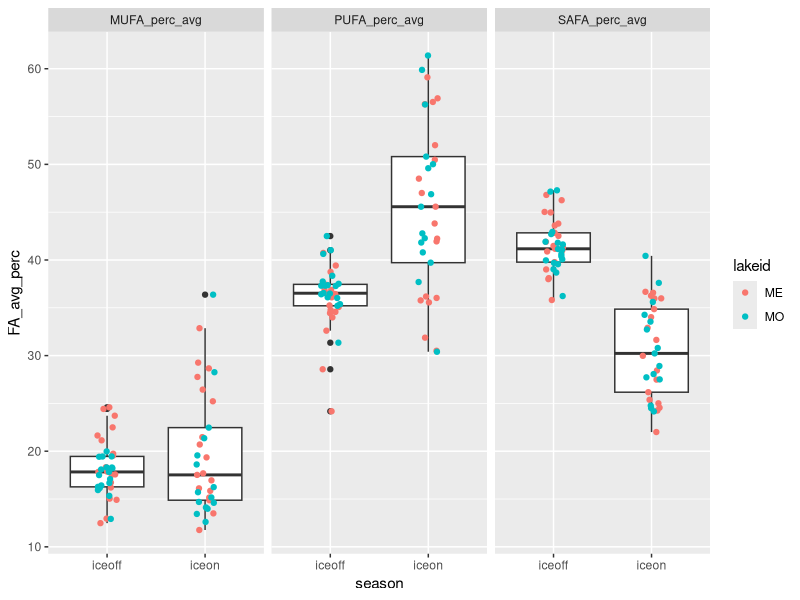
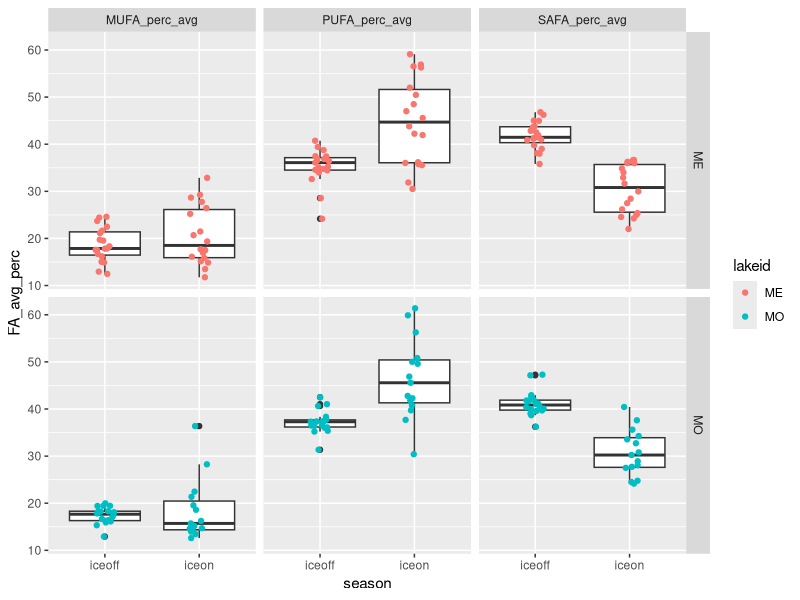
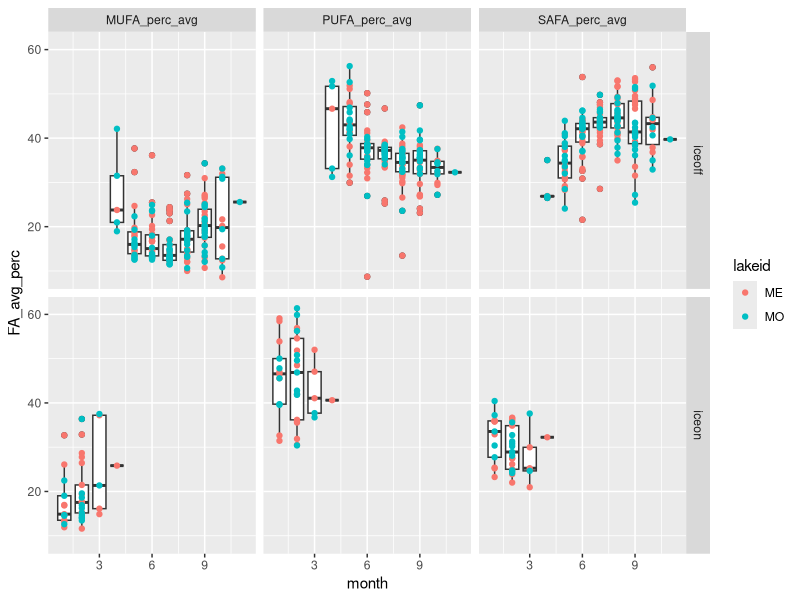
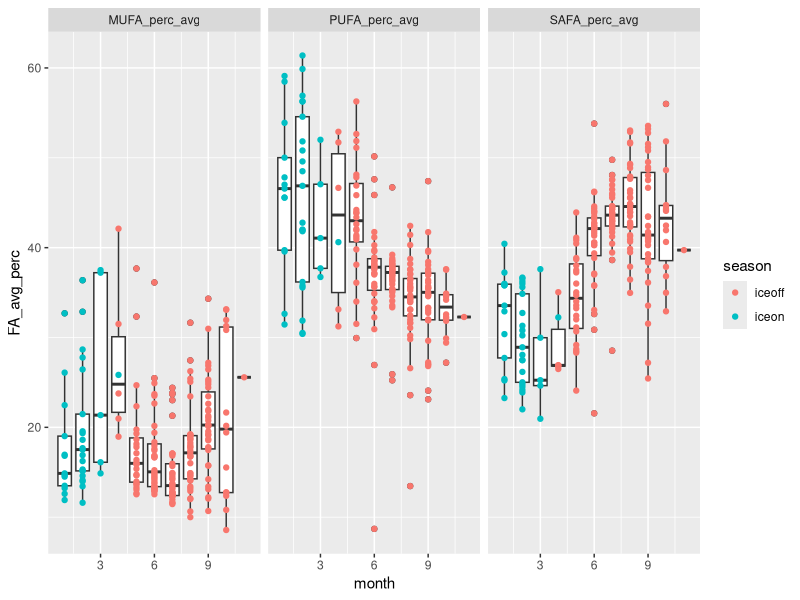
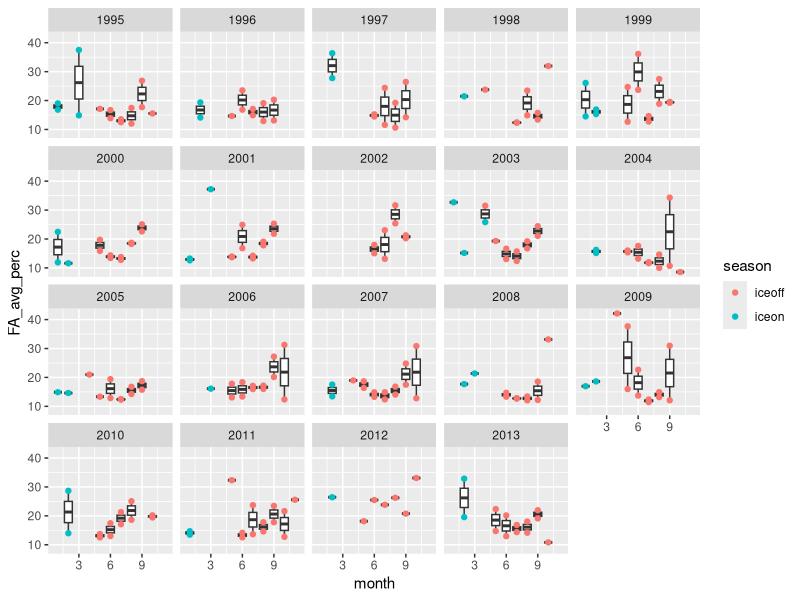
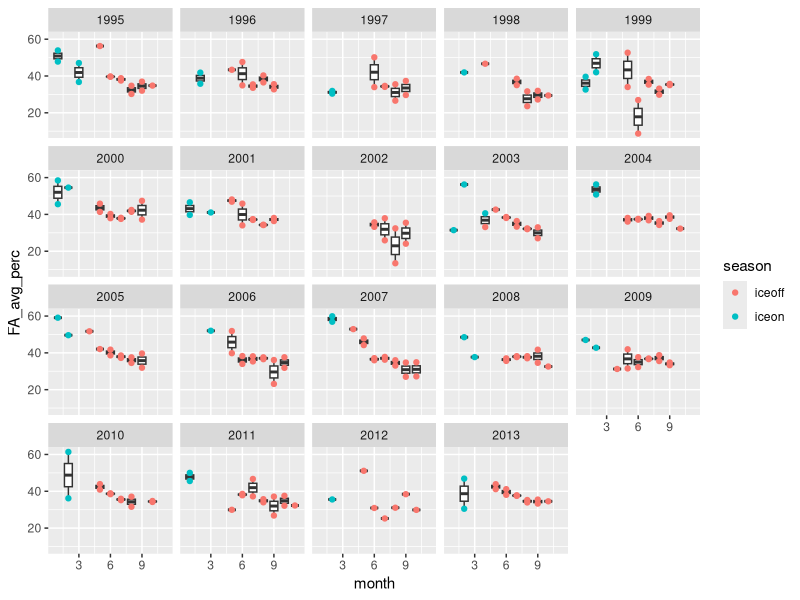
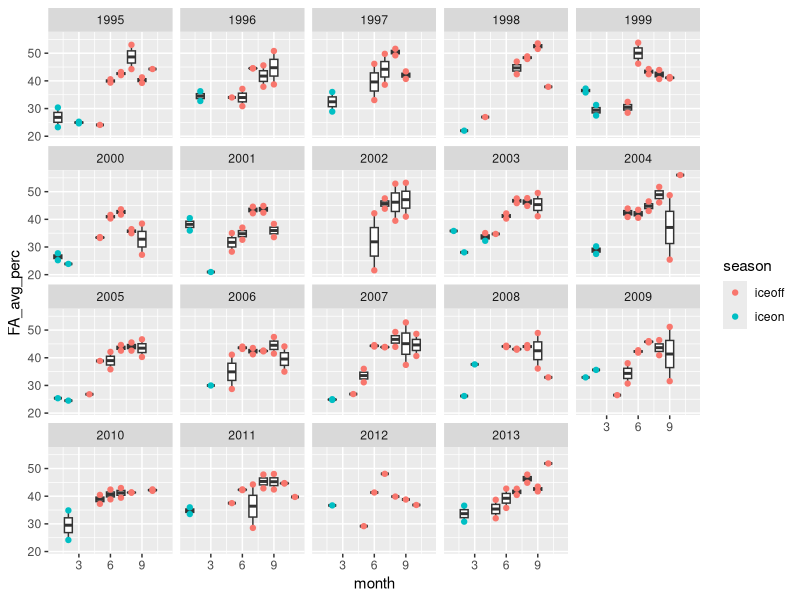

Write R code to recreate these figures, in order.
# ============================================================== #
## ========================= OVERVIEW ========================= ##
# ============================================================== #

# Looking at iceon/iceoff community FA profiles
# Only using Lakes Mendota and Monona from LTER,
# as they have equivalent iceon/iceoff paired data
# Using AG PLoS paper FA dataset, with some aggregation/crosswalking
# to match LTER data.

# ============================================================== #
## =================== DATA WRANGLING STEPS =================== ##
# ============================================================== #

# 1) LTER data - read in, format dates, keep only ME/MO
# 2) read in iceon/iceoff data (ecology letters paper)
# 3) tag LTER data with season, keep only iceon/iceoff
# 4) aggregate LTER samples to month (mean taxa biomass by lake/year/month)
# 5) identify genera <5% of any sample - remove these genera
# 6) calculate dry weight (20% of wet weight)
# 7) read in FA PLoS data - keep freshwater, proportion data
# --> 7.5) fix FA/LTER group/division matches (see crosswalk.xlsx)
# 8) aggregate FA to genus and division level profiles
# 9) aggregate biomass to genus level
# 10) tag LTER data with whether has matching division/Group or genus in FA data
# 11) merge LTER with FA data (genus, division, NA matches)
# 12) weight FA data by biomass dry weight / total biomass 
#     (genus-level FA, independent of biomass)
# 13) aggregated weighted to community level 



# ============================================================== #
## ====================== SCRIPT BEGINS ======================= ##
# ============================================================== #

#load packages
library(dplyr)
library(reshape2)
library(tidyr)
library(lubridate)
library(vegan)
library(RColorBrewer)
library(ggplot2)

# ============================================================================
# ----> read in LTER phyto data

#read in, format dates so can stack ok 

madison <- read.csv("../Data/ntl88_v7.csv", stringsAsFactors = FALSE) %>% 
  mutate(date = as.Date(sampledate, format = "%m/%d/%Y")) %>% 
  select(-sampledate)

#only madison lakes have matching iceon/iceoff data
lter_lakes <- madison %>% 
  filter(lakeid %in% c("MO", "ME"))

#keep only necessary files
lter_lakes <- lter_lakes %>% 
  mutate(month = month(date),
         year = year(date)) %>% 
  select(lakeid, year, month, date, sta, depth_range, 
         division, genus, taxa_name, biomass_conc)

#=============================================================================
# ----> read in under ice data, for ice on/off timing
seasons_orig <- read.csv("../Data/under_ice_data.csv", stringsAsFactors = FALSE)

#keep only wisconsin, cols of interest, make start and end full dates
seasons_wisc <- seasons_orig %>% 
  filter(lakeregloc == "Wisconsin") %>% 
  select(year, season, lakename, lakeregloc, 
         startday, startmonth, startyear, 
         endday, endmonth, endyear) %>% #, 
  #iceduration, periodn, photicdepth, 
  #icedepth, snowdepth, airtemp) %>% 
  mutate(startmonum = match(startmonth, month.abb),
         endmonum = match(endmonth, month.abb)) %>% 
  mutate(startdate = paste(startyear, startmonum, startday, sep = "-"),
         enddate = paste(endyear, endmonum, endday, sep = "-"))

#unique(seasons_wisc$lakename)
#unique(lter_lakes$lakeid) %>% sort()

#make lakeid to match
seasons_lakes <- seasons_wisc %>% 
  mutate(lakeid = ifelse(lakename == "Lake Mendota", "ME", NA),
         lakeid = ifelse(lakename == "Lake Monona", "MO", lakeid)) %>% 
  select(season, lakeid, year, startdate, enddate) %>% 
  filter(lakeid %in% c("ME", "MO"))

# Note: we are losing the 2014/2015/2016 data by using this to subset
# we may want to go back to raw LTER ice data to get 2014/2015/2016 iceon/iceoff dates

#=============================================================================
# ----> LTER ice duration data (for seasons)

#this gets the ice, but we don't have the summer stratified period
#(which is problematic...)

#read in LTER ice duration data
duration <- read.csv("../Data/ntl33_v4.csv", stringsAsFactors = FALSE)

#look like what we need
head(duration)

#keep only relevant info
duration_relevant <- duration %>%
  #only interested in Mendota, Monona
  filter(lakeid %in% c("ME", "MO")) %>% 
  #can narrow down year range
  filter(year4 >= 1990)

#not sure what to do about this

#=============================================================================
# ----> tag data with season

lter_dates_only <- lter_lakes %>% 
  select(lakeid, year, date) %>% 
  unique() %>% 
  rename(sample_year = year) %>% 
  arrange(lakeid, sample_year)

#make seasons wide format to can have column "start", "sample", and "end" dates
seasons_lakes_wide <- seasons_lakes %>% 
  melt(id.vars = c("lakeid", "year", "season"), variable.name = "category", value.name = "date") %>% 
  mutate(seasons_category = paste(season, category, sep = "_")) %>% 
  select(-season, -category) %>% 
  dcast(lakeid + year ~ seasons_category, value.var = "date") %>% 
  rename(winter_yr = year) %>% 
  select(lakeid, winter_yr, iceon_startdate, iceon_enddate, iceoff_startdate, iceoff_enddate)

#we're only interested in iceon/iceoff
#(looking at ice vs stratified patterns in FA)

lter_seasons_pre <- merge(lter_dates_only, seasons_lakes_wide,
                      by = c("lakeid"), all.x = TRUE) %>% 
  #tag seasons with iceon/iceoff (NA if not fall within start/end dates)
  mutate(season = ifelse(date >= iceon_startdate & date <= iceon_enddate, "iceon", NA),
         season = ifelse(date >= iceoff_startdate & date <= iceoff_enddate, "iceoff", season)) %>% 
  #keep only samples that fall within iceon or iceoff
  filter(!is.na(season))

#merge back to full lter data
lter_seasons <- lter_seasons_pre %>% 
  #group things by *winter* year
  select(lakeid, date, winter_yr, season) %>% 
  merge(lter_lakes, by = c("lakeid", "date")) %>% 
  select(-year)

#=============================================================================
# ----> aggregate samples to month

#aggregate to month within *winter* year and lake (ignore station and depth for now)
#since ignoring "other" seasons, shouldn't have issue of sample dates across seasons

#using mean since some dates have multiple samples per month, while others have one or none
#using averages to account for multiple within-month samples, make comparable

lter_month <- lter_seasons %>% 
  #monthly taxa mean biomass (across stations and depth)
  group_by(lakeid, winter_yr, season, month, division, genus, taxa_name) %>% 
  summarize(biomass_ww_m = mean(biomass_conc, na.rm = TRUE)) %>% 
  as.data.frame()

#check out number of years
# lter_month %>% 
#   select(lakeid, winter_yr, season) %>% 
#   group_by(lakeid, season) %>% 
#   summarize(n = n_distinct(winter_yr))


#========================================================================
# ----> identify <5% of samples

#identify contributors (genus-level) <5% of any sample any date (within lake)
#use wet weight (shouldn't matter)

#find contributions to biomass, in terms of %
lter_contribs <- lter_month %>% 
  #for each lake/year/month, find total biomass
  group_by(lakeid, winter_yr, month) %>% 
  mutate(total_bm = sum(biomass_ww_m)) %>% 
  ungroup() %>% 
  #for lake/date, find genus biomass
  group_by(lakeid, winter_yr, month, genus) %>% 
  mutate(genus_bm = sum(biomass_ww_m)) %>% 
  as.data.frame() %>% 
  select(-taxa_name, -biomass_ww_m) %>% 
  #find percent genus biomass of total biomass
  mutate(perc_genus_bm = genus_bm / total_bm * 100) %>% 
  ungroup()  

#find genera that are ever over 5% of a sample BY LAKE
lter_high_contrib <- lter_contribs %>% 
  filter(perc_genus_bm >= 0.05)

lter_high_contrib_genera <- lter_high_contrib %>% 
  select(lakeid, genus) %>% 
  unique() %>% 
  arrange(lakeid, genus) %>% 
  mutate(high_p = "present")

#find genera that are NOT ever over 5% of a sample
lter_low_contrib <- lter_contribs %>% 
  filter(perc_genus_bm < 0.05) 

lter_low_contrib_genera <- lter_low_contrib %>% 
  select(lakeid, genus) %>% 
  unique() %>% 
  arrange(lakeid, genus) %>% 
  mutate(low_p = "present")

#merge, keep ones that are present in low and not in high
#(i.e., those that are never >=5% of a sample)
lter_remove_5 <- merge(lter_high_contrib_genera, lter_low_contrib_genera,
                       by = c("lakeid", "genus"), all = TRUE) %>% 
  #these are ones that are never >=5% of a lake sample
  filter(low_p == "present" & is.na(high_p))


#========================================================================
# ----> LTER after removals of low contributors

#by lake/date - total genus biomass AFTER remove low contribs
lter_after_remove <- lter_month %>% 
  #remove low contributors by lake and genus
  filter( !((lakeid %in% lter_remove_5$lakeid) & (genus %in% lter_remove_5$genus)) ) 

#add a dry weight biomass column
lter_use <- lter_after_remove %>% 
  mutate(biomass_dw = 0.20 * biomass_ww_m)


#========================================================================
# ----> read in fatty acid profiles

# read in PLoS fatty acid dataset
fa <- read.csv("../Data/PLoS_supp/S1_Dataset.csv", stringsAsFactors = FALSE)

#only want freshwater
#fa %>% group_by(Salinity) %>% summarize(n = length(Salinity))
fa_fresh <- filter(fa, Salinity == 0)

#want only proportion data
fa_fresh_prop <- filter(fa_fresh, Data == "prop")

#for now, we don't care about the experimental info
fa_fresh_prop_small <- fa_fresh_prop %>% 
  select(Group, Class, Order, Genus, species,
         sumSAFA, sumMUFA, sumPUFA,
         c18.2w6, c18.3w6, c18.3w3,
         c18.4w3, c18.5w3, 
         c20.4w6, c20.5w3, c22.6w3)

#========================================================================
# ----> fix FA/LTER group/division matches

#existing matches: Chlorophyta, Cryptophyta, Rhodophyta

#make match at group/division level: 
#   Cyanobacteria (FA) = Cyanophyta (LTER)
#   Dinophyta (FA) = Pyrrhophyta (LTER)
#   Euglenozoa (FA) = Euglenophyta (LTER)

#match division to non-group
#   Chrysophyta (LTER) = class Chrysophyceae (FA)
#   Xanthophyta (LTER) = class Xanthophyceae (FA)
#   Haptophyta (LTER) = genus Chromulina (FA)
#   Bacillariophyta (LTER) = average of classes 
#                 Bacillariophyceae, Fragilariophyceae, Coscinodiscophyceae (FA)
#       [Bacillariophyta is multiple classes - for these 3 classes, find average FA profile]

fa_fix <- fa_fresh_prop_small %>% 
  #first, match at group level
  mutate(GroupDiv = ifelse(Group == "Cyanobacteria", "Cyanophyta", Group),
         GroupDiv = ifelse(Group == "Dinophyta", "Pyrrhophyta", GroupDiv),
         GroupDiv = ifelse(Group == "Euglenozoa", "Euglenophyta", GroupDiv),
         #match at single class level
         GroupDiv = ifelse(Class == "Chrysophyceae", "Chrysophyta", GroupDiv),
         GroupDiv = ifelse(Class == "Xanthophyceae", "Xanthophyta", GroupDiv),
         #match at genus level
         GroupDiv = ifelse(Genus == "Chromulina", "Haptophyta", GroupDiv),
         #Bacillariophyta is multiple classes
         GroupDiv = ifelse(Class %in% c("Bacillariophyceae", "Fragilariophyceae", "Coscinodiscophyceae"),
                           "Bacillariophyta", GroupDiv))

# fa_fix %>% select(Group, GroupDiv) %>% unique()
# fa_fix %>% filter(GroupDiv %in% c("Bacillariophyta", "Xanthophyta")) %>% select(Group, Class, GroupDiv) %>% unique()
# fa_fix %>% filter(GroupDiv == "Haptophyta") %>% select(Group, Class, Genus, GroupDiv) %>% unique()
# #yes, works as it should


#========================================================================
# ----> tag LTER data with whether matching genus/division in FA data

lter_fa_tag <- lter_use %>%
  #tag at which level it matches
  #not that groupdiv level is a combination of groups/classes/genus
  mutate(cat = ifelse(division %in% fa_fix$GroupDiv, "groupdiv", NA)) %>%
  mutate(cat = ifelse(genus %in% fa_fix$Genus, "genus", cat))

tags <- lter_fa_tag %>% select(division, genus, cat) %>% unique()

# unique(fa_fix$GroupDiv) %>% sort()
# unique(lter_use$division) %>% sort()


#========================================================================
# ----> find FA genus and division-level profiles

#within genus, what's the average FA profile
fa_genus <- fa_fix %>% 
  group_by(GroupDiv, Genus) %>% 
  summarize(gen_avg_sumSAFA = mean(sumSAFA),
            gen_avg_sumMUFA = mean(sumMUFA),
            gen_avg_sumPUFA = mean(sumPUFA),
            gen_avg_c18.2w6 = mean(c18.2w6),
            gen_avg_c18.3w6 = mean(c18.3w6),
            gen_avg_c18.3w3 = mean(c18.3w3),
            gen_avg_c18.4w3 = mean(c18.4w3),
            gen_avg_c18.5w3 = mean(c18.5w3),
            gen_avg_c20.4w6 = mean(c20.4w6),
            gen_avg_c20.5w3 = mean(c20.5w3),
            gen_avg_c22.6w3 = mean(c22.6w3)) %>% 
  as.data.frame()

#within group/div (FA/LTER fixed croswalk), what's the average FA profile
fa_groupdiv <- fa_fix %>% 
  group_by(GroupDiv) %>% 
  summarize(grpdiv_avg_sumSAFA = mean(sumSAFA),
            grpdiv_avg_sumMUFA = mean(sumMUFA),
            grpdiv_avg_sumPUFA = mean(sumPUFA),
            grpdiv_avg_c18.2w6 = mean(c18.2w6),
            grpdiv_avg_c18.3w6 = mean(c18.3w6),
            grpdiv_avg_c18.3w3 = mean(c18.3w3),
            grpdiv_avg_c18.4w3 = mean(c18.4w3),
            grpdiv_avg_c18.5w3 = mean(c18.5w3),
            grpdiv_avg_c20.4w6 = mean(c20.4w6),
            grpdiv_avg_c20.5w3 = mean(c20.5w3),
            grpdiv_avg_c22.6w3 = mean(c22.6w3)) %>% 
  as.data.frame()


#========================================================================
# ----> aggregate biomass to GENUS
# when missing genus, stick with GENUS biomass but sub in DIVISION fatty acid profile

#aggregate biomass to genus
lter_level_bm <- lter_use %>% 
  group_by(lakeid, winter_yr, season, month, division, genus) %>% 
  summarize(bm_ww_g = sum(biomass_ww_m, na.rm = TRUE),
         bm_drw_g = sum(biomass_dw, na.rm = TRUE)) %>% 
  as.data.frame() 

#merge with tag info
lter_level_bm_tag <- merge(lter_level_bm, tags, by = c("division", "genus"), all = TRUE)

# lter_level_bm_tag %>%
#   select(division, genus, cat) %>%
#   unique() %>%
#   group_by(cat) %>%
#   summarize(n = length(cat)) %>%
#   as.data.frame()

#        cat  n
# 1    genus 35
# 2 groupdiv 95
# 3     <NA>  1

#========================================================================
# ----> merge with FA profiles

# --> genus level FA - matches genus-level biomass
# merges GENUS level biomass with GENUS level FA profiles
tags_fa_genus <- lter_level_bm_tag %>% 
  #only looking at genus-level matches
  filter(cat == "genus") %>% 
  #rename for downstream stacking
  rename(biomass_wet_weight = bm_ww_g,
         biomass_dry_weight = bm_drw_g) %>% 
  #merge with FA genus level data
  merge(fa_genus,  
        by.x = "genus", by.y = "Genus",
        all.x = TRUE) %>% 
  #organize columns
  select(GroupDiv, genus, cat, lakeid, winter_yr, month, season,
         biomass_wet_weight, biomass_dry_weight,
         gen_avg_sumSAFA,
         gen_avg_sumMUFA,
         gen_avg_sumPUFA,
         gen_avg_c18.2w6,
         gen_avg_c18.3w6,
         gen_avg_c18.3w3,
         gen_avg_c18.4w3,
         gen_avg_c18.5w3,
         gen_avg_c20.4w6,
         gen_avg_c20.5w3,
         gen_avg_c22.6w3)

#remove labels in headers
names(tags_fa_genus) <- gsub("gen_avg_", "", names(tags_fa_genus))

# --> division level FA - matches division level biomass
# merges GENUS level biomass with DIVISION level FA profiles
# (missing genera in FA get division level FA)
tags_fa_groupdiv <- lter_level_bm_tag %>% 
  #keep only those matching at groupdiv level
  filter(cat == "groupdiv") %>% 
  #rename for downstream stacking
  rename(biomass_wet_weight = bm_ww_g,
         biomass_dry_weight = bm_drw_g) %>% 
  #merge with FA division/group level data
  #merge with FA genus level data
  merge(fa_groupdiv,  
        by.x = "division", by.y = "GroupDiv",
        all.x = TRUE) %>% 
  rename(GroupDiv = division) %>% 
  #organize columns
  select(GroupDiv, genus, cat, lakeid, winter_yr, month, season,
         biomass_wet_weight, biomass_dry_weight,
         grpdiv_avg_sumSAFA,
         grpdiv_avg_sumMUFA,
         grpdiv_avg_sumPUFA,
         grpdiv_avg_c18.2w6,
         grpdiv_avg_c18.3w6,
         grpdiv_avg_c18.3w3,
         grpdiv_avg_c18.4w3,
         grpdiv_avg_c18.5w3,
         grpdiv_avg_c20.4w6,
         grpdiv_avg_c20.5w3,
         grpdiv_avg_c22.6w3)

#remove labels in headers
names(tags_fa_groupdiv) <- gsub("grpdiv_avg_", "", names(tags_fa_groupdiv))

# --> does NOT have associated FA
#leaving biomass at genus level
tags_fa_NA <- lter_level_bm_tag %>% 
  filter(is.na(cat)) %>% 
  rename(biomass_wet_weight = bm_ww_g,
         biomass_dry_weight = bm_drw_g) %>% 
  rename(GroupDiv = division) %>% 
  select(GroupDiv, genus, cat, lakeid, winter_yr, month, season,
         biomass_wet_weight, biomass_dry_weight) %>% 
  #add NA columns
  mutate(          sumSAFA = NA,
                   sumMUFA = NA,
                   sumPUFA = NA,
                   c18.2w6 = NA,
                   c18.3w6 = NA,
                   c18.3w3 = NA,
                   c18.4w3 = NA,
                   c18.5w3 = NA,
                   c20.4w6 = NA,
                   c20.5w3 = NA,
                   c22.6w3 = NA)

# --> merge together
full_dat <- rbind(tags_fa_genus, tags_fa_groupdiv, tags_fa_NA)


#========================================================================
# ----> weight FA profiles by biomass

# Data == "prop" is FA % of dry weight
# so it's a fatty acid proportion of dry weight (of genus or division, by cat)

# What we want is "what are the average proportions of SAFA, MUFA, PUFA 
# present in the community, irrespective of total biomass?" 
# (i.e. we know there is higher biomass in summer - the Circus Circus buffet)
# SH: pretty sure that what we want then is:(biomass_dry_weight * sumSAFA)/total dry weight

full_dat_weighted <- full_dat %>% 
  #find total dry weight biomass for each *sample point*
  group_by(lakeid, winter_yr, season, month) %>% 
  mutate(sample_date_dry_weight_total = sum(biomass_dry_weight)) %>% 
  ungroup() %>% 
  #weight FA by biomass - per row (genus within sample date)
  #if FA is % dry weight, then FA * dry weight = biomass of that FA
  #here, sample_date_dry_weight_total is community-level biomass
  #FA props are genus-level
  mutate(sumSAFA_prop = (biomass_dry_weight * sumSAFA)/sample_date_dry_weight_total,
         sumMUFA_prop = (biomass_dry_weight * sumMUFA)/sample_date_dry_weight_total,
         sumPUFA_prop = (biomass_dry_weight * sumPUFA)/sample_date_dry_weight_total,
         c18.2w6_prop = (biomass_dry_weight * c18.2w6)/sample_date_dry_weight_total,
         c18.3w6_prop = (biomass_dry_weight * c18.3w6)/sample_date_dry_weight_total,
         c18.3w3_prop = (biomass_dry_weight * c18.3w3)/sample_date_dry_weight_total,
         c18.4w3_prop = (biomass_dry_weight * c18.4w3)/sample_date_dry_weight_total,
         c18.5w3_prop = (biomass_dry_weight * c18.5w3)/sample_date_dry_weight_total,
         c20.4w6_prop = (biomass_dry_weight * c20.4w6)/sample_date_dry_weight_total,
         c20.5w3_prop = (biomass_dry_weight * c20.5w3)/sample_date_dry_weight_total,
         c22.6w3_prop = (biomass_dry_weight * c22.6w3)/sample_date_dry_weight_total) %>% 
  as.data.frame()

#filter(full_dat_weighted, lakeid == "MO" & winter_yr == 2002 & month == 8)

#keep only columns of interest
full_dat_weighted_small <- full_dat_weighted %>% 
  select(GroupDiv, genus, cat, lakeid, winter_yr, month, season, 
         sumSAFA_prop, sumMUFA_prop, sumPUFA_prop,
         c18.2w6_prop, c18.3w6_prop, c18.3w3_prop,
         c18.4w3_prop, c18.5w3_prop,
         c20.4w6_prop, c20.5w3_prop, c22.6w3_prop)

#write to csv
write.csv(full_dat_weighted_small, "LTER_madison_FA_weighted_groupdiv.csv", row.names = FALSE)

#this is basically saying:
#for each time point, a genus has some proportion FAs
#we want to aggregate to community, then to season

#ADD UP all MUFA/PUFA/SAFA within a community
#to get community-level amount
#I have proved to myself using pen, paper, and basic algebra that this will work

full_dat_weighted_date_FA <- full_dat_weighted_small %>% 
  #get community-level FA props for each time point
  group_by(lakeid, winter_yr, month, season) %>% 
  summarize(MUFA_perc = sum(sumMUFA_prop, na.rm = TRUE),
            PUFA_perc = sum(sumPUFA_prop, na.rm = TRUE),
            SAFA_perc = sum(sumSAFA_prop, na.rm = TRUE)) %>% 
  as.data.frame()

# summary(full_dat_weighted_date_FA) 

# #now aggregate to season - find average MUFA/PUFA/SAFA profile for each season (all years, boths lakes)
# full_dat_weighted_date_FA %>% 
#   group_by(season) %>% 
#   summarize(MUFA_perc_avg = mean(MUFA_perc),
#             PUFA_perc_avg = mean(PUFA_perc),
#             SAFA_perc_avg = mean(SAFA_perc)) %>% 
#   as.data.frame()
# #doesn't quite add up to 100%, more like 95%, but not unexpected since on average

#aggregate to lake/month/year/season
full_dat_weighted_month_season_FA <- full_dat_weighted_date_FA %>% 
  #aggregate across months within season, find average FAs
  group_by(lakeid, winter_yr, season, month) %>% 
  summarize(MUFA_perc_avg = mean(MUFA_perc, na.rm = TRUE),
            PUFA_perc_avg = mean(PUFA_perc, na.rm = TRUE),
            SAFA_perc_avg = mean(SAFA_perc, na.rm = TRUE)) %>% 
  as.data.frame()

#aggregate to lake/year/season
full_dat_weighted_yr_season_FA <- full_dat_weighted_date_FA %>% 
  #aggregate across months within season, find average FAs
  group_by(lakeid, winter_yr, season) %>% 
  summarize(MUFA_perc_avg = mean(MUFA_perc, na.rm = TRUE),
            PUFA_perc_avg = mean(PUFA_perc, na.rm = TRUE),
            SAFA_perc_avg = mean(SAFA_perc, na.rm = TRUE)) %>% 
  as.data.frame()
#note: doesn't add up to quite 100% (working with averages)
#also, data only goes to 2013 (may need to adjust iceon/iceoff dates from raw LTER snow/ice data)


summary(full_dat_weighted_yr_season_FA)
#MUFA: 11-36
#PUFA: 24-61
#SAFA: 22-47

#write to csv
write.csv(full_dat_weighted_yr_season_FA, "../Data/LTER_Madison_weighted_year_season_FA.csv", row.names = FALSE)

# ============================================================== #
## ========= END OF DATA WRANGLING - ANALYSIS BEGINS ========== ##
# ============================================================== #

# ----> make lake/year/season data long for plotting and analysis

dat_yr_long <- full_dat_weighted_yr_season_FA %>% 
  melt(id.vars = c("lakeid", "winter_yr", "season")) %>% 
  rename(FA_type = variable, FA_avg_perc = value)

#check out data
head(dat_yr_long)

#plot it up - FAs by season
ggplot(data=dat_yr_long, aes(x=season, y=FA_avg_perc)) +
  #boxplot
  geom_boxplot() +
  #points, not overlapping, colored by lake
  geom_jitter(width = 0.1, aes(color = lakeid)) +
  #split by FA type
  facet_wrap(~FA_type)

#MUFA shows no diff, but PUFA/SAFA do:
#PUFA higher in winter, SAFA higher in summer
  
#try ANOVAs - looking at lakes together

#MUFA
mufa1 <- aov(FA_avg_perc ~ season, dat = filter(dat_yr_long, FA_type == "MUFA_perc_avg"))
summary(mufa1) #p=0.175- does not differ by season

#PUFA
pufa1 <- aov(FA_avg_perc ~ season, dat = filter(dat_yr_long, FA_type == "PUFA_perc_avg"))
summary(pufa1) #p<<0.001 (PUFA signif higher in winter)

#SAFA
safa1 <- aov(FA_avg_perc ~ season, dat = filter(dat_yr_long, FA_type == "SAFA_perc_avg"))
summary(safa1) #p<<0.001 (SAFA signif higher in summer)

#what if split lakes?
ggplot(data=dat_yr_long, aes(x=season, y=FA_avg_perc)) +
  #boxplot
  geom_boxplot() +
  #points, not overlapping, colored by lake
  geom_jitter(width = 0.1, aes(color = lakeid)) +
  #combos of laketype and FA type
  facet_grid(lakeid~FA_type)

#same trends - MUFA no diff, PUFA higher in winter, SAFA higher in summer

# ----> check out months within seasons (plots)

#make long
dat_month_long <- full_dat_weighted_month_season_FA %>% 
  melt(id.vars = c("lakeid", "winter_yr", "season", "month")) %>% 
  rename(FA_type = variable, FA_avg_perc = value)

#check out
head(dat_month_long)

#plot FA by category and month, between seasons, colored by lake
ggplot(data=dat_month_long, aes(x=month, y=FA_avg_perc, group = month)) +
  #boxplot
  geom_boxplot() +
  #points, colored by lake
  geom_point(aes(color = lakeid)) +
  #combos of season/FA type
  facet_grid(season ~ FA_type)

#together, colored by season not lake
ggplot(data=dat_month_long, aes(x=month, y=FA_avg_perc, group = month)) +
  #boxplot
  geom_boxplot() +
  #points, colored by season
  geom_point(aes(color = season)) +
  #split FAs to different plots
  facet_wrap(~FA_type)

#confirms: PUFA down during summer, SAFA up during summer

#only MUFA across years
ggplot(data=filter(dat_month_long, FA_type == "MUFA_perc_avg"), 
       aes(x=month, y=FA_avg_perc, group = month)) +
  #boxplot
  geom_boxplot() +
  #points, colored by season
  geom_point(aes(color = season)) +
  #years
  facet_wrap(~winter_yr)

#only PUFA across years
ggplot(data=filter(dat_month_long, FA_type == "PUFA_perc_avg"), 
       aes(x=month, y=FA_avg_perc, group = month)) +
  #boxplot
  geom_boxplot() +
  #points, colored by season
  geom_point(aes(color = season)) +
  #years
  facet_wrap(~winter_yr)

#only SAFA across years
ggplot(data=filter(dat_month_long, FA_type == "SAFA_perc_avg"), 
       aes(x=month, y=FA_avg_perc, group = month)) +
  #boxplot
  geom_boxplot() +
  #points, colored by season
  geom_point(aes(color = season)) +
  #years
  facet_wrap(~winter_yr)

#fewer samples in iceon, higher variance, when look at year/year
